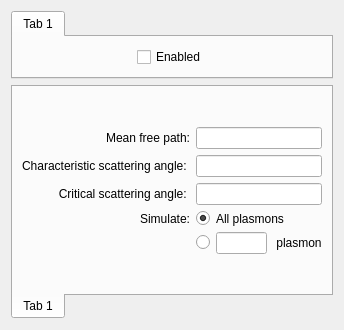
<?xml version="1.0" encoding="UTF-8"?>
<ui version="4.0">
 <class>PlasmonSettingsFrame</class>
 <widget class="QWidget" name="PlasmonSettingsFrame">
  <property name="geometry">
   <rect>
    <x>0</x>
    <y>0</y>
    <width>344</width>
    <height>330</height>
   </rect>
  </property>
  <property name="windowTitle">
   <string>Form</string>
  </property>
  <layout class="QGridLayout" name="gridLayout" rowstretch="0,1">
   <item row="0" column="0">
    <widget class="tabPanel" name="tabWidget_2">
     <widget class="QWidget" name="tab_2">
      <attribute name="title">
       <string>Tab 1</string>
      </attribute>
      <layout class="QHBoxLayout" name="horizontalLayout_3">
       <item>
        <spacer name="horizontalSpacer">
         <property name="orientation">
          <enum>Qt::Horizontal</enum>
         </property>
         <property name="sizeHint" stdset="0">
          <size>
           <width>128</width>
           <height>20</height>
          </size>
         </property>
        </spacer>
       </item>
       <item>
        <widget class="QCheckBox" name="chkEnabled">
         <property name="text">
          <string>Enabled</string>
         </property>
        </widget>
       </item>
       <item>
        <spacer name="horizontalSpacer_2">
         <property name="orientation">
          <enum>Qt::Horizontal</enum>
         </property>
         <property name="sizeHint" stdset="0">
          <size>
           <width>127</width>
           <height>20</height>
          </size>
         </property>
        </spacer>
       </item>
      </layout>
     </widget>
    </widget>
   </item>
   <item row="1" column="0">
    <widget class="tabPanel" name="tabWidget">
     <property name="tabPosition">
      <enum>QTabWidget::South</enum>
     </property>
     <property name="currentIndex">
      <number>0</number>
     </property>
     <widget class="QWidget" name="tab">
      <attribute name="title">
       <string>Tab 1</string>
      </attribute>
      <layout class="QGridLayout" name="gridLayout_2">
       <item row="1" column="0">
        <spacer name="horizontalSpacer_4">
         <property name="orientation">
          <enum>Qt::Horizontal</enum>
         </property>
         <property name="sizeHint" stdset="0">
          <size>
           <width>10</width>
           <height>20</height>
          </size>
         </property>
        </spacer>
       </item>
       <item row="6" column="4">
        <spacer name="verticalSpacer_2">
         <property name="orientation">
          <enum>Qt::Vertical</enum>
         </property>
         <property name="sizeHint" stdset="0">
          <size>
           <width>20</width>
           <height>0</height>
          </size>
         </property>
        </spacer>
       </item>
       <item row="1" column="5">
        <spacer name="horizontalSpacer_3">
         <property name="orientation">
          <enum>Qt::Horizontal</enum>
         </property>
         <property name="sizeHint" stdset="0">
          <size>
           <width>10</width>
           <height>20</height>
          </size>
         </property>
        </spacer>
       </item>
       <item row="1" column="1" colspan="3">
        <widget class="QLabel" name="label_2">
         <property name="sizePolicy">
          <sizepolicy hsizetype="Preferred" vsizetype="Preferred">
           <horstretch>0</horstretch>
           <verstretch>0</verstretch>
          </sizepolicy>
         </property>
         <property name="text">
          <string>Mean free path:</string>
         </property>
         <property name="alignment">
          <set>Qt::AlignRight|Qt::AlignTrailing|Qt::AlignVCenter</set>
         </property>
        </widget>
       </item>
       <item row="3" column="1" colspan="3">
        <widget class="QLabel" name="label_4">
         <property name="sizePolicy">
          <sizepolicy hsizetype="Preferred" vsizetype="Preferred">
           <horstretch>0</horstretch>
           <verstretch>0</verstretch>
          </sizepolicy>
         </property>
         <property name="text">
          <string>Critical scattering angle: </string>
         </property>
         <property name="alignment">
          <set>Qt::AlignRight|Qt::AlignTrailing|Qt::AlignVCenter</set>
         </property>
        </widget>
       </item>
       <item row="0" column="4">
        <spacer name="verticalSpacer">
         <property name="orientation">
          <enum>Qt::Vertical</enum>
         </property>
         <property name="sizeHint" stdset="0">
          <size>
           <width>20</width>
           <height>0</height>
          </size>
         </property>
        </spacer>
       </item>
       <item row="3" column="4">
        <widget class="EditUnitsBox" name="edtCriticalAngle"/>
       </item>
       <item row="1" column="4">
        <widget class="EditUnitsBox" name="edtMeanFreePath"/>
       </item>
       <item row="2" column="1" colspan="3">
        <widget class="QLabel" name="label_3">
         <property name="sizePolicy">
          <sizepolicy hsizetype="Preferred" vsizetype="Preferred">
           <horstretch>0</horstretch>
           <verstretch>0</verstretch>
          </sizepolicy>
         </property>
         <property name="text">
          <string>Characteristic scattering angle: </string>
         </property>
         <property name="alignment">
          <set>Qt::AlignRight|Qt::AlignTrailing|Qt::AlignVCenter</set>
         </property>
        </widget>
       </item>
       <item row="2" column="4">
        <widget class="EditUnitsBox" name="edtCharacteristicAngle"/>
       </item>
       <item row="4" column="4">
        <layout class="QHBoxLayout" name="horizontalLayout_4" stretch="0,1">
         <item>
          <widget class="QRadioButton" name="rdioCombined">
           <property name="text">
            <string/>
           </property>
           <property name="checked">
            <bool>true</bool>
           </property>
          </widget>
         </item>
         <item>
          <widget class="QLabel" name="label_6">
           <property name="sizePolicy">
            <sizepolicy hsizetype="Preferred" vsizetype="Preferred">
             <horstretch>0</horstretch>
             <verstretch>0</verstretch>
            </sizepolicy>
           </property>
           <property name="text">
            <string>All plasmons</string>
           </property>
           <property name="alignment">
            <set>Qt::AlignLeading|Qt::AlignLeft|Qt::AlignVCenter</set>
           </property>
          </widget>
         </item>
        </layout>
       </item>
       <item row="5" column="4">
        <layout class="QHBoxLayout" name="horizontalLayout" stretch="0,0,1">
         <item>
          <widget class="QRadioButton" name="rdioIndividual">
           <property name="text">
            <string/>
           </property>
           <property name="checked">
            <bool>false</bool>
           </property>
          </widget>
         </item>
         <item>
          <widget class="EditUnitsBox" name="edtIndividual"/>
         </item>
         <item>
          <widget class="QLabel" name="label_8">
           <property name="sizePolicy">
            <sizepolicy hsizetype="Preferred" vsizetype="Preferred">
             <horstretch>0</horstretch>
             <verstretch>0</verstretch>
            </sizepolicy>
           </property>
           <property name="text">
            <string> plasmon</string>
           </property>
           <property name="alignment">
            <set>Qt::AlignLeading|Qt::AlignLeft|Qt::AlignVCenter</set>
           </property>
          </widget>
         </item>
        </layout>
       </item>
       <item row="4" column="3">
        <widget class="QLabel" name="label_5">
         <property name="sizePolicy">
          <sizepolicy hsizetype="Preferred" vsizetype="Preferred">
           <horstretch>0</horstretch>
           <verstretch>0</verstretch>
          </sizepolicy>
         </property>
         <property name="text">
          <string>Simulate:</string>
         </property>
         <property name="alignment">
          <set>Qt::AlignRight|Qt::AlignTrailing|Qt::AlignVCenter</set>
         </property>
        </widget>
       </item>
      </layout>
     </widget>
    </widget>
   </item>
  </layout>
 </widget>
 <customwidgets>
  <customwidget>
   <class>EditUnitsBox</class>
   <extends>QLineEdit</extends>
   <header>controls/editunitsbox.h</header>
  </customwidget>
  <customwidget>
   <class>tabPanel</class>
   <extends>QTabWidget</extends>
   <header>controls/tabpanel.h</header>
   <container>1</container>
  </customwidget>
 </customwidgets>
 <tabstops>
  <tabstop>tabWidget_2</tabstop>
  <tabstop>chkEnabled</tabstop>
  <tabstop>tabWidget</tabstop>
  <tabstop>edtMeanFreePath</tabstop>
  <tabstop>edtCharacteristicAngle</tabstop>
  <tabstop>edtCriticalAngle</tabstop>
  <tabstop>rdioCombined</tabstop>
  <tabstop>rdioIndividual</tabstop>
  <tabstop>edtIndividual</tabstop>
 </tabstops>
 <resources/>
 <connections/>
</ui>
